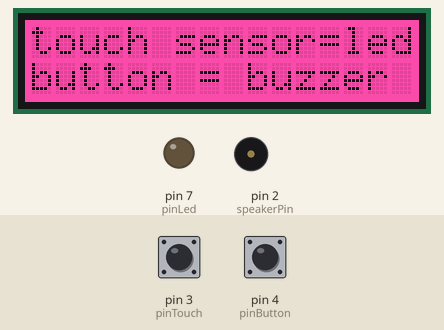
This sketch was run on a simulated Arduino Uno, built with avr-gcc and run on an emulated ATmega328P. On the bench: 16×2 character LCD, output pins drawn as LEDs (lit = HIGH), buzzer (waves = sounding, pin HIGH). Inputs (shaded band) come from the test bench; at power-on: pin 3 (pinTouch) LOW, pin 4 (pinButton) LOW.

Above: at 1.2 s.
1.3 s: pin 3 (pinTouch) pulled HIGH for 0.15 s
At 1.37 s:
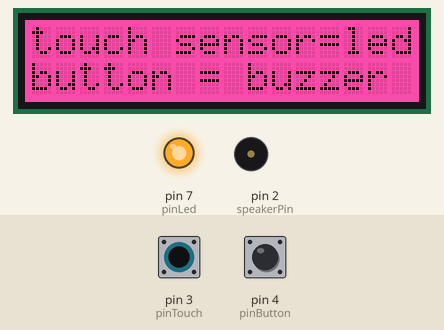
2.9 s: pin 4 (pinButton) pulled HIGH for 0.15 s
At 2.97 s:
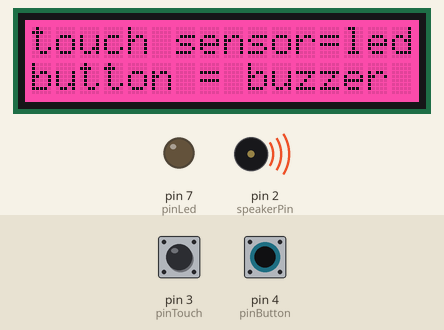
4.5 s: pin 4 (pinButton) pulled HIGH for 3.2 s
At 8.3 s:
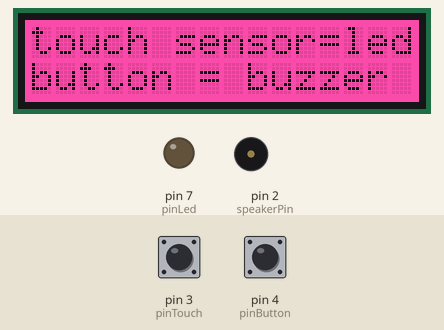
9.2 s: pin 3 (pinTouch) pulled HIGH for 3.2 s
At 10.6 s:
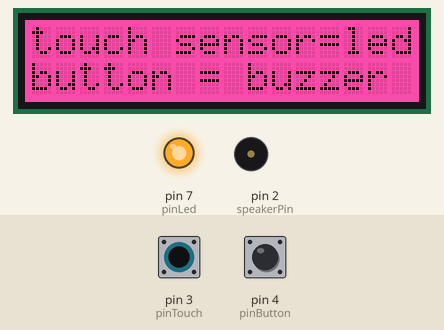
13.9 s: pin 3 (pinTouch) driven HIGH and pin 4 (pinButton) driven HIGH
At 14.2 s:
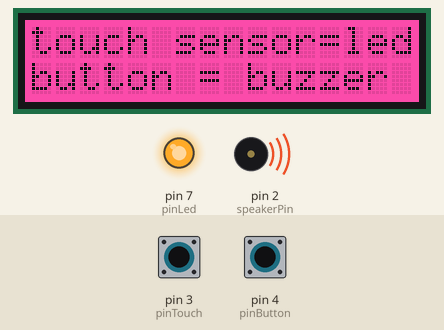
Timing chart, 0 to 16.4 s (numbered marks = the images above; inputs shaded):
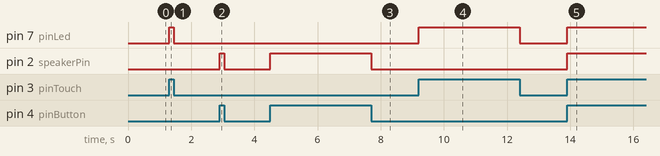

Measured:
- after the input at 1.3 s, pin 7 (pinLed): LOW → HIGH at once, → LOW 0.15 s later
- after the input at 2.9 s, pin 2 (speakerPin): LOW → HIGH at once, → LOW 0.15 s later
- after the input at 4.5 s, pin 2 (speakerPin): LOW → HIGH at once, → LOW 3.2 s later
- after the input at 9.2 s, pin 7 (pinLed): LOW → HIGH at once, → LOW 3.2 s later
- after the input at 13.9 s, pin 7 (pinLed), pin 2 (speakerPin): LOW → HIGH at once

The sketch:

Input_Output_Extraordinaire.ino
```cpp
//Button connected to D4
//LED connected to D7
//Speaker/Buzzer connected to D2
//Touch sensor connected to  D3
// LCD screen cnnected to 12C

#include <Wire.h>
#include "rgb_lcd.h"
rgb_lcd lcd;

const int pinTouch = 3;   // pin of touch sensor defined here
const int pinLed  = 7;    // pin of led defined here
const int pinButton = 4;  // pin of the button defined here
const int speakerPin = 2; // pin of the speaker/buzzer defined here
const int colorR = 255;  // the red value of the lcd screen defined here
const int colorG =20;   // the green value of the lcd screen defined here
const int colorB =147;  // the blue value of the lcd screen defined here
void setup()
{
    pinMode(pinTouch, INPUT);  // set touch sensor INPUT
    pinMode(pinLed, OUTPUT);   // set led OUTPUT
    pinMode(pinButton, INPUT); // set button OUTPUT
    pinMode(speakerPin, OUTPUT);  // set speaker INPUT
    lcd.begin(16,2); // the number of rows and columns of the lcd defined here
    lcd.setRGB(colorR,colorG,colorB); // the colour of the lcd screen defined here
    lcd.setCursor(0,0); //where to start writting my first definition/message
    lcd.print("touch sensor=led"); //my first definition/message
    lcd.setCursor(0,1);//where to start writting my second definition/message
    lcd.print("button = buzzer"); //my second definiion/message

}

void loop()
{
    if(digitalRead(pinTouch))  //If the touch sensor is being pressed
    {
        digitalWrite(pinLed, HIGH); //turn the LED on
    }
    else //If the touch sensor is not being pressed
    {
        digitalWrite(pinLed, LOW); //turn the LED off
    }

  if(digitalRead(pinButton)) //If the button is being pressed
  {
      digitalWrite(speakerPin, HIGH); //turn the speaker/buzzer on
      }
   else { // If the button is not being pressed
  digitalWrite(speakerPin, LOW); //turn the speaker/buzzer off
   }
   }
```
